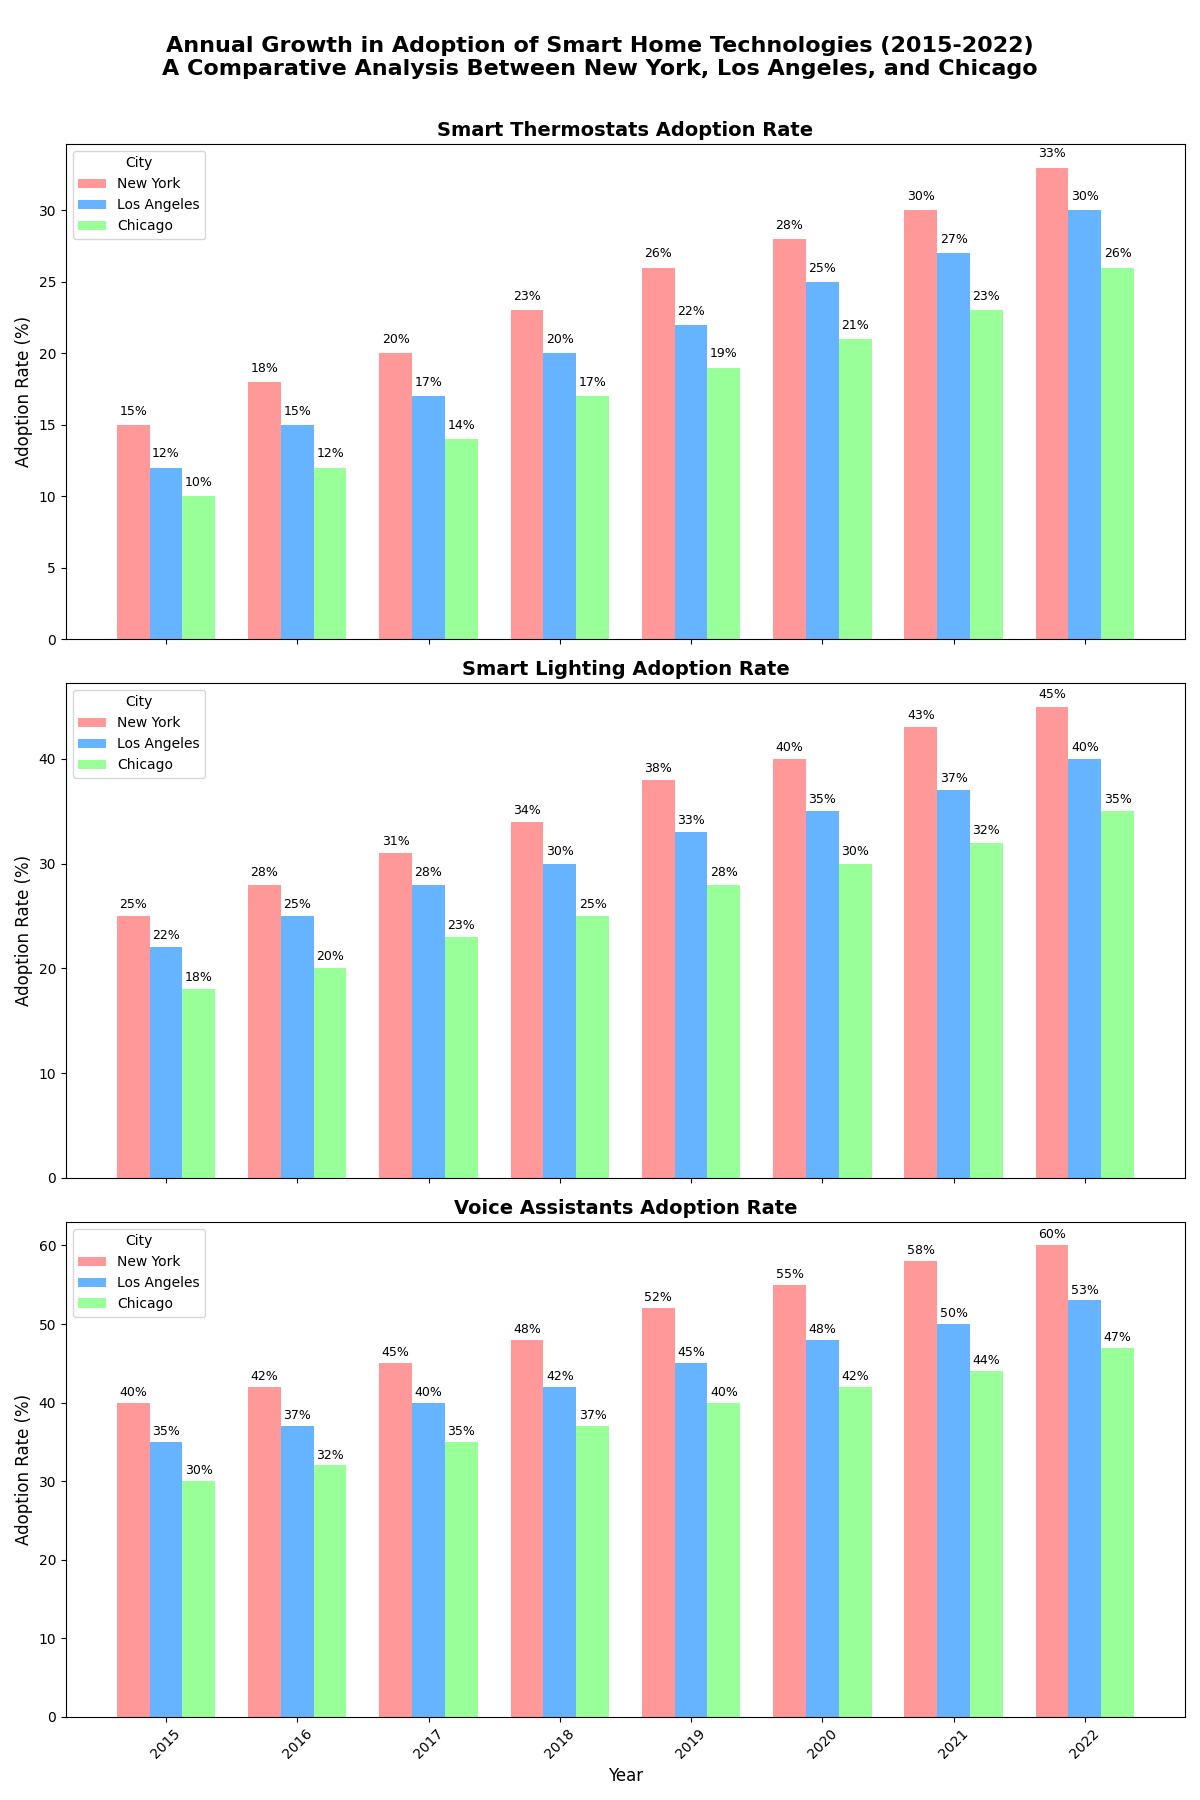

The Python source for this figure:
import matplotlib.pyplot as plt
import numpy as np

# Values for the years and cities
years = np.arange(2015, 2023)
cities = ['New York', 'Los Angeles', 'Chicago']

# Data for the adoption rates (in percentage) of smart home technologies
voice_assistants = np.array([
    [40, 42, 45, 48, 52, 55, 58, 60],  # New York
    [35, 37, 40, 42, 45, 48, 50, 53],  # Los Angeles
    [30, 32, 35, 37, 40, 42, 44, 47]   # Chicago
])

smart_lighting = np.array([
    [25, 28, 31, 34, 38, 40, 43, 45],  # New York
    [22, 25, 28, 30, 33, 35, 37, 40],  # Los Angeles
    [18, 20, 23, 25, 28, 30, 32, 35]   # Chicago
])

smart_thermostats = np.array([
    [15, 18, 20, 23, 26, 28, 30, 33],  # New York
    [12, 15, 17, 20, 22, 25, 27, 30],  # Los Angeles
    [10, 12, 14, 17, 19, 21, 23, 26]   # Chicago
])

# Set up the figure and axes
fig, axs = plt.subplots(3, 1, figsize=(12, 18), sharex=True)

# Define the bar width
bar_width = 0.25
position = np.arange(len(years))

# Colors for cities
colors = ['#ff9999','#66b3ff','#99ff99']

# Titles for subplots
titles = ['Smart Thermostats Adoption Rate', 'Smart Lighting Adoption Rate', 'Voice Assistants Adoption Rate']

# Plotting data - swap the order of the data
for i, data in enumerate([smart_thermostats, smart_lighting, voice_assistants]):
    city1 = axs[i].bar(position - bar_width, data[0], bar_width, label=cities[0], color=colors[0])
    city2 = axs[i].bar(position, data[1], bar_width, label=cities[1], color=colors[1])
    city3 = axs[i].bar(position + bar_width, data[2], bar_width, label=cities[2], color=colors[2])
    
    # Adding data labels
    for bar in city1 + city2 + city3:
        yval = bar.get_height()
        axs[i].text(bar.get_x() + bar.get_width()/2.0, yval + 0.5, f"{yval}%", ha='center', va='bottom', fontsize=9)

    axs[i].set_title(titles[i], fontsize=14, fontweight='bold')
    axs[i].set_ylabel('Adoption Rate (%)', fontsize=12)
    axs[i].legend(title='City', fontsize=10, loc='upper left')

# Set the x-axis on the last subplot
axs[-1].set_xticks(position)
axs[-1].set_xticklabels(years, rotation=45)
axs[-1].set_xlabel('Year', fontsize=12)

# Enhance layout and visual clarity
plt.tight_layout()

# Set the main title for the entire figure
fig.suptitle('Annual Growth in Adoption of Smart Home Technologies (2015-2022)\nA Comparative Analysis Between New York, Los Angeles, and Chicago',
             fontsize=16, fontweight='bold')
fig.subplots_adjust(top=0.92)

# Show the plot
plt.show()
